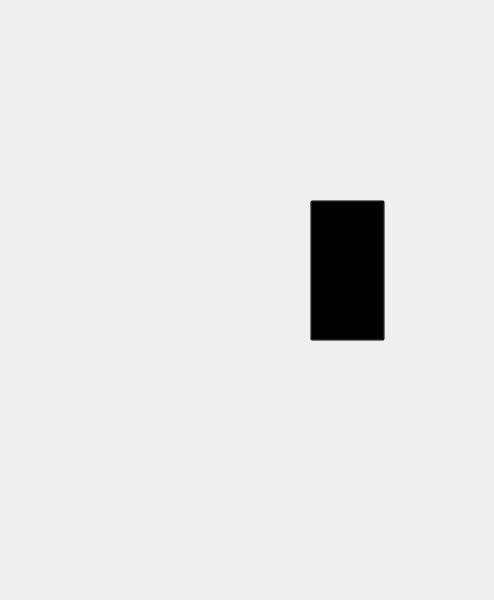
<?xml version="1.0" encoding="UTF-8"?>
<ui version="4.0">
 <class>MainWindow</class>
 <widget class="QMainWindow" name="MainWindow">
  <property name="geometry">
   <rect>
    <x>0</x>
    <y>0</y>
    <width>494</width>
    <height>600</height>
   </rect>
  </property>
  <property name="windowTitle">
   <string>MainWindow</string>
  </property>
  <widget class="QWidget" name="centralwidget">
   <widget class="QLabel" name="label">
    <property name="geometry">
     <rect>
      <x>-220</x>
      <y>-10</y>
      <width>901</width>
      <height>611</height>
     </rect>
    </property>
    <property name="text">
     <string/>
    </property>
    <property name="pixmap">
     <pixmap resource="../telasa.qrc">:/telas/11 alçapãp.png</pixmap>
    </property>
    <property name="scaledContents">
     <bool>true</bool>
    </property>
   </widget>
   <widget class="QPushButton" name="trancaButton">
    <property name="geometry">
     <rect>
      <x>310</x>
      <y>200</y>
      <width>75</width>
      <height>141</height>
     </rect>
    </property>
    <property name="styleSheet">
     <string notr="true">background-color: rgba(0,0,0,0);</string>
    </property>
    <property name="text">
     <string/>
    </property>
   </widget>
  </widget>
 </widget>
 <resources>
  <include location="../telasa.qrc"/>
 </resources>
 <connections/>
</ui>
